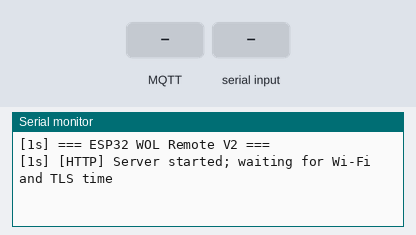
Bench run of a sketch on a simulated ESP32. On the bench: the last lines printed to the serial monitor. Inputs (shaded band) come from the test bench. WiFi joins after 1.5 s; servers stay silent unless stated; the local clock reads 2024-03-15 10:24:30 at power-on unless the sketch sets it; no MQTT or app messages arrive unless stated.

Above: at 2.4 s.
2.5 s: MQTT message "WAKE" arrives on the first subscribed topic
At 3.2 s:
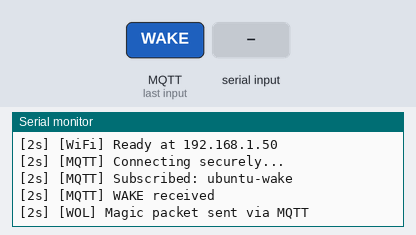
4.2 s: "WAKE\n" received over Serial
At 4.7 s:
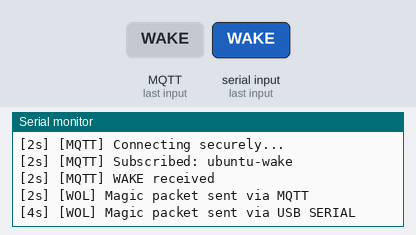
5.7 s: MQTT message "STATUS" arrives on the first subscribed topic
At 6.7 s:
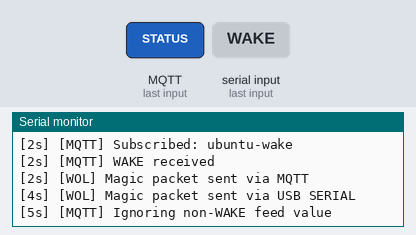
7.2 s: "STATUS\n" received over Serial
At 8.0 s:
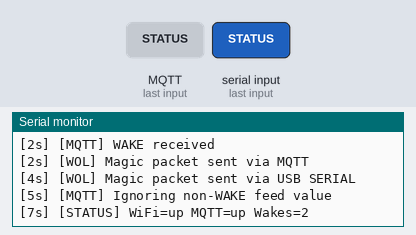

Measured:
- after the input at 2.5 s, the serial monitor: prints a new line after 0.27 s (image 1)
- after the input at 4.2 s, the serial monitor: prints a new line at once (image 2)
- after the input at 5.7 s, the serial monitor: prints a new line at once (image 3)
- after the input at 7.2 s, the serial monitor: prints a new line at once (image 4)

The sketch:

ESP32_WOL_Remote.ino
```cpp
#include <WiFi.h>
#include <WiFiUdp.h>
#include <WebServer.h>
#include <WiFiClientSecure.h>
#include <PubSubClient.h>
#include <time.h>

// Enter these locally. Do not post credentials in screenshots/logs.
const char* WIFI_SSID = "YOUR_WIFI_SSID";
const char* WIFI_PASSWORD = "YOUR_WIFI_PASSWORD";
const char* AIO_USERNAME = "YOUR_ADAFRUIT_USERNAME";
const char* AIO_KEY = "YOUR_ADAFRUIT_IO_KEY";

const char* MQTT_HOST = "io.adafruit.com";
const uint16_t MQTT_PORT = 8883;
const char* MQTT_TOPIC = "YOUR_ADAFRUIT_USERNAME/feeds/ubuntu-wake";

const uint8_t PC_MAC[6] = {0x00, 0x00, 0x00, 0x00, 0x00, 0x00};
IPAddress broadcastIP(192, 168, 1, 255);
const uint16_t WOL_PORT = 9;

// DigiCert Global Root G2; trust anchor for Adafruit's documented DigiCert chain.
// TLS validation requires accurate NTP time, established below.
static const char MQTT_ROOT_CA[] PROGMEM = R"CERT(-----BEGIN CERTIFICATE-----
MIIDjjCCAnagAwIBAgIQAzrx5qcRqaC7KGSxHQn65TANBgkqhkiG9w0BAQsFADBh
MQswCQYDVQQGEwJVUzEVMBMGA1UEChMMRGlnaUNlcnQgSW5jMRkwFwYDVQQLExB3
d3cuZGlnaWNlcnQuY29tMSAwHgYDVQQDExdEaWdpQ2VydCBHbG9iYWwgUm9vdCBH
MjAeFw0xMzA4MDExMjAwMDBaFw0zODAxMTUxMjAwMDBaMGExCzAJBgNVBAYTAlVT
MRUwEwYDVQQKEwxEaWdpQ2VydCBJbmMxGTAXBgNVBAsTEHd3dy5kaWdpY2VydC5j
b20xIDAeBgNVBAMTF0RpZ2lDZXJ0IEdsb2JhbCBSb290IEcyMIIBIjANBgkqhkiG
9w0BAQEFAAOCAQ8AMIIBCgKCAQEAuzfNNNx7a8myaJCtSnX/RrohCgiN9RlUyfuI
2/Ou8jqJkTx65qsGGmvPrC3oXgkkRLpimn7Wo6h+4FR1IAWsULecYxpsMNzaHxmx
1x7e/dfgy5SDN67sH0NO3Xss0r0upS/kqbitOtSZpLYl6ZtrAGCSYP9PIUkY92eQ
q2EGnI/yuum06ZIya7XzV+hdG82MHauVBJVJ8zUtluNJbd134/tJS7SsVQepj5Wz
tCO7TG1F8PapspUwtP1MVYwnSlcUfIKdzXOS0xZKBgyMUNGPHgm+F6HmIcr9g+UQ
vIOlCsRnKPZzFBQ9RnbDhxSJITRNrw9FDKZJobq7nMWxM4MphQIDAQABo0IwQDAP
BgNVHRMBAf8EBTADAQH/MA4GA1UdDwEB/wQEAwIBhjAdBgNVHQ4EFgQUTiJUIBiV
5uNu5g/6+rkS7QYXjzkwDQYJKoZIhvcNAQELBQADggEBAGBnKJRvDkhj6zHd6mcY
1Yl9PMWLSn/pvtsrF9+wX3N3KjITOYFnQoQj8kVnNeyIv/iPsGEMNKSuIEyExtv4
NeF22d+mQrvHRAiGfzZ0JFrabA0UWTW98kndth/Jsw1HKj2ZL7tcu7XUIOGZX1NG
Fdtom/DzMNU+MeKNhJ7jitralj41E6Vf8PlwUHBHQRFXGU7Aj64GxJUTFy8bJZ91
8rGOmaFvE7FBcf6IKshPECBV1/MUReXgRPTqh5Uykw7+U0b6LJ3/iyK5S9kJRaTe
pLiaWN0bfVKfjllDiIGknibVb63dDcY3fe0Dkhvld1927jyNxF1WW6LZZm6zNTfl
MrY=
-----END CERTIFICATE-----)CERT";

WiFiUDP udp;
WebServer server(80);
WiFiClientSecure secureClient;
PubSubClient mqtt(secureClient);
bool udpReady = false;
unsigned long wakeCount = 0;
unsigned long lastWiFiTry = 0;
unsigned long lastMqttTry = 0;

void logLine(const String& s) {
  Serial.printf("[%lus] %s\n", millis() / 1000, s.c_str());
}

bool sendWakePacket(const char* origin) {
  if (WiFi.status() != WL_CONNECTED) {
    logLine("[WOL] Rejected: Wi-Fi disconnected");
    return false;
  }
  if (!udpReady) udpReady = udp.begin(WOL_PORT);
  if (!udpReady) {
    logLine("[WOL] UDP unavailable");
    return false;
  }
  uint8_t packet[102];
  memset(packet, 0xFF, 6);
  for (int i = 0; i < 16; ++i) memcpy(packet + 6 + i * 6, PC_MAC, 6);
  if (!udp.beginPacket(broadcastIP, WOL_PORT)) return false;
  udp.write(packet, sizeof(packet));
  if (!udp.endPacket()) return false;
  ++wakeCount;
  logLine(String("[WOL] Magic packet sent via ") + origin);
  return true;
}

void onMqttMessage(char* topic, byte* payload, unsigned int length) {
  if (strcmp(topic, MQTT_TOPIC) != 0 || length > 64) return;
  String command;
  for (unsigned int i = 0; i < length; ++i) command += char(payload[i]);
  command.trim();
  if (command == "WAKE") {
    logLine("[MQTT] WAKE received");
    sendWakePacket("MQTT");
  } else {
    logLine("[MQTT] Ignoring non-WAKE feed value");
  }
}

void handleHome() {
  server.send(200, "text/html", R"HTML(<!doctype html><html lang="en"><head>
<meta name="viewport" content="width=device-width,initial-scale=1"><meta charset="utf-8">
<title>Ubuntu Remote Wake</title><style>
body{background:#121820;color:white;font:18px system-ui;text-align:center;padding:50px 12px}
main{max-width:360px;margin:auto;padding:30px 20px;background:#202c39;border-radius:18px}
button{background:#22a878;color:white;border:0;border-radius:12px;padding:18px 35px;font:bold 21px system-ui}
p{color:#bcc9d5}</style></head><body><main><h2>Ubuntu Remote Wake</h2>
<p>ESP32 Wake-on-LAN Controller</p><form method="POST" action="/wake">
<button>Wake Ubuntu</button></form><p>Local network controller</p></main></body></html>)HTML");
}

void handleStatus() {
  String response = "{\"wifi_connected\":";
  response += (WiFi.status() == WL_CONNECTED ? "true" : "false");
  response += ",\"mqtt_connected\":";
  response += (mqtt.connected() ? "true" : "false");
  response += ",\"ip\":\"" + WiFi.localIP().toString() + "\"";
  response += ",\"wake_packets_sent\":" + String(wakeCount);
  response += ",\"uptime_seconds\":" + String(millis() / 1000) + "}";
  server.send(200, "application/json", response);
}

void setup() {
  Serial.begin(115200);
  Serial.setTimeout(100);
  delay(1200);
  logLine("=== ESP32 WOL Remote V2 ===");
  WiFi.persistent(false);
  WiFi.mode(WIFI_STA);
  WiFi.setAutoReconnect(true);
  WiFi.begin(WIFI_SSID, WIFI_PASSWORD);

  server.on("/", HTTP_GET, handleHome);
  server.on("/wake", HTTP_POST, []() {
    server.send(sendWakePacket("LOCAL HTTP") ? 200 : 503,
                "text/plain", "Wake command processed; check controller logs.");
  });
  server.on("/status", HTTP_GET, handleStatus);
  server.begin();

  secureClient.setCACert(MQTT_ROOT_CA);
  mqtt.setServer(MQTT_HOST, MQTT_PORT);
  mqtt.setCallback(onMqttMessage);
  mqtt.setKeepAlive(30);
  mqtt.setSocketTimeout(5);
  configTime(0, 0, "pool.ntp.org", "time.google.com");
  logLine("[HTTP] Server started; waiting for Wi-Fi and TLS time");
}

void loop() {
  if (WiFi.status() != WL_CONNECTED) {
    udpReady = false;
    if (mqtt.connected()) mqtt.disconnect();
    if (millis() - lastWiFiTry >= 30000) {
      lastWiFiTry = millis();
      logLine("[WiFi] Reconnecting...");
      WiFi.reconnect();
    }
  } else {
    if (!udpReady) {
      udpReady = udp.begin(WOL_PORT);
      if (udpReady) logLine("[WiFi] Ready at " + WiFi.localIP().toString());
    }
    server.handleClient();
    if (mqtt.connected()) {
      mqtt.loop();
    } else if (time(nullptr) > 1700000000 &&
               (lastMqttTry == 0 || millis() - lastMqttTry >= 15000)) {
      lastMqttTry = millis();
      logLine("[MQTT] Connecting securely...");
      String clientId = "esp32-wol-" + WiFi.macAddress();
      clientId.replace(":", "");
      if (mqtt.connect(clientId.c_str(), AIO_USERNAME, AIO_KEY)) {
        if (mqtt.subscribe(MQTT_TOPIC, 0)) {
          logLine("[MQTT] Subscribed: ubuntu-wake");
        } else {
          logLine("[MQTT] Subscribe failed");
          mqtt.disconnect();
        }
      } else {
        logLine("[MQTT] Connect failed, state=" + String(mqtt.state()));
      }
    }
  }

  if (Serial.available()) {
    String cmd = Serial.readStringUntil('\n');
    cmd.trim();
    cmd.toUpperCase();
    if (cmd == "WAKE") sendWakePacket("USB SERIAL");
    else if (cmd == "STATUS") {
      logLine("[STATUS] WiFi=" + String(WiFi.status() == WL_CONNECTED ? "up" : "down") +
              " MQTT=" + String(mqtt.connected() ? "up" : "down") +
              " Wakes=" + String(wakeCount));
    }
  }
  delay(10);
}
```
